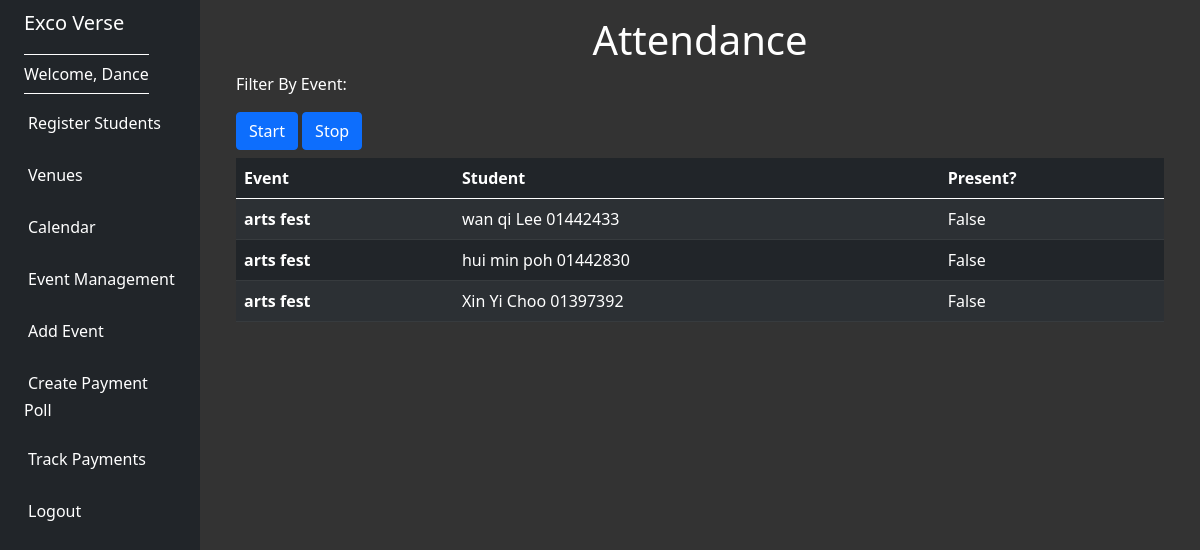
The app's page /attendance/44/ (signed in) with its own data.
### events/models.py (models this page shows, shortened)
class Attendance(models.Model):
    student = models.ForeignKey(Student, blank=True, null=True, on_delete=models.CASCADE)
    event = models.ForeignKey(Event, blank=True, null=True, on_delete=models.CASCADE)
    present = models.BooleanField(default=False)
    manager = models.CharField('Manager', max_length=120, blank=True)

class Event(models.Model):
    name = models.CharField('Event Name', max_length=120)
    start_event_date = models.DateTimeField('Event Start Date')
    end_event_date = models.DateTimeField('Event End Date')
    venue = models.ForeignKey(Venue, blank=True, null=True, on_delete=models.CASCADE)
    attendees = models.ManyToManyField(Student, blank=True, null=True)
    internal = models.BooleanField(default=False)
    description = models.TextField(blank=True)
    manager = models.CharField('Manager', max_length=120, blank=True)
    def __str__(self):
        return self.name

class Student(models.Model):
    first_name = models.CharField(max_length=30)
    last_name = models.CharField(max_length=30)
    student_id = models.CharField(max_length=30)
    email = models.EmailField('User Email', unique=True)
    mobile_number = models.CharField(max_length=30)
    chat_id= models.CharField(max_length=30, null = True)
    def __str__(self):
        return self.first_name + ' ' + self.last_name + ' ' + self.student_id

### events/views.py (the view)
# urls.py: path('attendance/<str:id>/', views.get_attendance, name='attendance'),
def get_attendance(request,id):
    id = str(id)
    if request.user.is_authenticated:
        username = request.user.username
        print(username)
        print(id)
        manager_list = Attendance.objects.filter(manager=username)
        list1 = manager_list.filter(id=id)
        list2 = Attendance.objects.filter(event__id=id)
        print(list1)
        return render(request,'events/attendance.html',{'attendance_list':list2})

### events/templates/events/attendance.html (shortened to what this page needs)
{% extends 'events/base.html' %}
{% block content %}
<center>
    <h1>Attendance</h1>
</center>
<p>Filter By Event:</p>
<button class="btn btn-primary" id="startButton">Start</button>
<button class="btn btn-primary" id="stopButton">Stop</button>
<table class="table table-striped table-dark">
    <thead>
        <tr>
            <th scope="col">Event</th>
            <th scope="col">Student</th>
            <th scope="col">Present?</th>
        </tr>
    </thead>
    <tbody>
        {% for attendance in attendance_list %}
        <tr>
            <th scope="row">{{ attendance.event }}</th>
            <td>{{ attendance.student }}</td>
            <td>{{ attendance.present }}</td>
        </tr>
        {% endfor %}
    </tbody>
</table>
{% endblock %}

### events/templates/events/base.html (shortened to what this page needs)
<!doctype html>
<html lang="en">
<head>
  <link href="https://cdn.jsdelivr.net/npm/bootstrap@5.0.2/dist/css/bootstrap.min.css" rel="stylesheet"
>
    <link rel="stylesheet" href="https://cdnjs.cloudflare.com/ajax/libs/fullcalendar/3.10.2/fullcalendar.min.css" />
</head>
<body>
  <div class="container-fluid">
    <div class="row flex-nowrap">
      <div class="col-auto col-md-3 col-xl-2 px-sm-2 px-0 bg-dark">
        <div class="d-flex flex-column align-items-center align-items-sm-start px-3 pt-2 text-white min-vh-100">
          <a href="/" class="d-flex align-items-center pb-3 mb-md-0 me-md-auto text-white text-decoration-none">
            <span class="fs-5 d-none d-sm-inline">Exco Verse</span>
          </a>
          <ul class="nav nav-pills flex-column mb-sm-auto mb-0 align-items-center align-items-sm-start" id="menu">
            {% if user.is_authenticated %}
            <li class="nav-item welcome-item">
              <span class="nav-link align-middle px-0 welcome-text">Welcome, {{ user.username }}</span>
          </li>
            <li class="nav-item">
              <a href="{% url 'add-student' %}" class="nav-link align-middle px-0">
                 <span class="ms-1 d-none d-sm-inline text-white">Register Students</span>
              </a>
            </li>
            <li class="nav-item">
              <a href="{% url 'list-venues' %}" class="nav-link align-middle px-0">
                 <span class="ms-1 d-none d-sm-inline text-white">Venues</span>
              </a>
            </li>
            <li>
            <li class="nav-item">
              <a href="{% url 'events' %}" class="nav-link align-middle px-0">
                 <span class="ms-1 d-none d-sm-inline text-white">Calendar</span>
              </a>
            </li>
            <li class="nav-item">
              <a href="{% url 'list-events' %}" class="nav-link align-middle px-0">
                 <span class="ms-1 d-none d-sm-inline text-white">Event Management</span>
              </a>
            </li>
            <li class="nav-item">
              <a href="{% url 'add-event' %}" class="nav-link align-middle px-0">
                 <span class="ms-1 d-none d-sm-inline text-white">Add Event</span>
              </a>
            </li>
            <li class="nav-item">
              <a href="{% url 'payment' %}" class="nav-link align-middle px-0">
                 <span class="ms-1 d-none d-sm-inline text-white">Create Payment Poll</span>
              </a>
            </li>
            <li class="nav-item">
              <a href="{% url 'track_payments' %}" class="nav-link align-middle px-0">
                 <span class="ms-1 d-none d-sm-inline text-white">Track Payments</span>
              </a>
            </li>
            <li class="nav-item">
              <a href="{% url 'logout' %}" class="nav-link align-middle px-0">
                 <span class="ms-1 d-none d-sm-inline text-white">Logout</span>
              </a>
            </li>
          {% endif %}
        </div>
      </div>
      <div class="col py-3">
        <div class="container-fluid">
          {% block content %}
          {% endblock %}
      </div>
      </div>
    </div>
  </div>
  <br>
</body>
</html>

### events/templates/events/base.html (style rules this page uses)
body { background-color: #333; color: white; }
.welcome-text { color: white; }
.welcome-item { position: relative; }
.welcome-item::before, .welcome-item::after { content: ""; position: absolute; width: 100%; height: 1px; background-color: white; }
.welcome-item::before { top: 0; }
.welcome-item::after { bottom: 0; }

### records on screen
Attendance: event "arts fest", student "wan qi Lee 01442433", present "False"
Attendance: event "arts fest", student "hui min poh 01442830", present "False"
Attendance: event "arts fest", student "Xin Yi Choo 01397392", present "False"

### other values on screen
{{ user.username }} "Dance"
